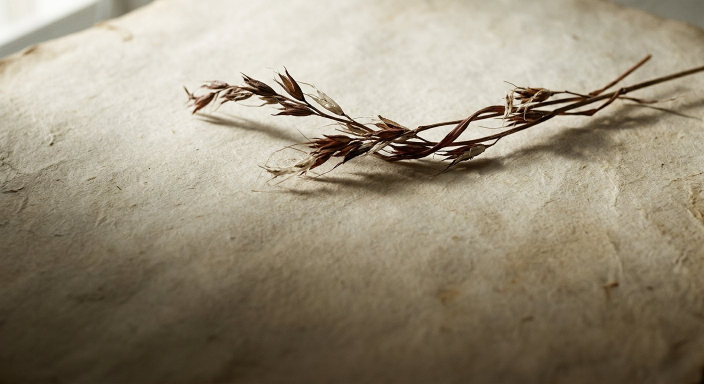
#> input picture sunday-school/instagram/bg/cover.jpg, 1408 x 768 px (shown at 1/2 size); its folder holds 4 pictures in this run; the run also reads 2 pictures not shown here
$ python build_carousel.py
#> lines starting #> are read from the running program, lines starting #| are printed output that depends on the picture
#!/usr/bin/env python3
"""
Build an Instagram carousel summarising the Sunday School lesson on Marriage.

Output: 1080 x 1350 (4:5 portrait) JPEGs, slide-01 .. slide-08, in ./slides/
"""

import os
import random
from PIL import Image, ImageDraw, ImageFont, ImageFilter, ImageEnhance

HERE = os.path.dirname(os.path.abspath(__file__))
BG = os.path.join(HERE, "bg")
OUT = os.path.join(HERE, "slides")
os.makedirs(OUT, exist_ok=True)

W, H = 1080, 1350
M = 96  # side margin

# ------------------------------------------------------------------ palette
CREAM = (247, 242, 233)
INK = (28, 26, 24)
MAROON = (122, 31, 43)
MUTED = (122, 112, 100)
GOLD = (190, 155, 92)
LIGHT = (250, 246, 239)

F = "/usr/local/lib/python3.11/dist-packages/matplotlib/mpl-data/fonts/ttf/"
SERIF = F + "STIXGeneral.ttf"
SERIF_B = F + "STIXGeneralBol.ttf"
SERIF_I = F + "STIXGeneralItalic.ttf"
SERIF_BI = F + "STIXGeneralBolIta.ttf"
SANS = F + "DejaVuSans.ttf"
SANS_B = F + "DejaVuSans-Bold.ttf"


def font(path, size):
    return ImageFont.truetype(path, size)


# ------------------------------------------------------------------ helpers
def paper(w=W, h=H, seed=0, base=CREAM):
    """Procedural warm paper texture — clean enough to hold body text."""
    rnd = random.Random(seed)
    img = Image.new("RGB", (w, h), base)
    # fine grain
    noise = Image.effect_noise((w, h), 26).convert("L")
    noise = noise.filter(ImageFilter.GaussianBlur(0.6))
    img = Image.composite(
        Image.new("RGB", (w, h), tuple(min(255, c + 7) for c in base)),
        img, noise.point(lambda v: 255 if v > 150 else 0))
    grain = Image.effect_noise((w, h), 8).convert("L").point(lambda v: 128 + (v - 128) // 5)
    img = Image.blend(img, Image.merge("RGB", (grain, grain, grain)), 0.05)
    # soft blotches for handmade feel
    blot = Image.new("L", (w, h), 0)
    bd = ImageDraw.Draw(blot)
    for _ in range(16):
        x, y = rnd.randint(0, w), rnd.randint(0, h)
        r = rnd.randint(180, 460)
        bd.ellipse([x - r, y - r, x + r, y + r], fill=rnd.randint(6, 18))
    blot = blot.filter(ImageFilter.GaussianBlur(120))
    img = Image.composite(Image.new("RGB", (w, h), (238, 230, 216)), img, blot)
    # vignette
    vig = Image.new("L", (w, h), 0)
    ImageDraw.Draw(vig).ellipse([-w * 0.34, -h * 0.26, w * 1.34, h * 1.26], fill=255)
    vig = vig.filter(ImageFilter.GaussianBlur(200))
    img = Image.composite(img, Image.new("RGB", (w, h), (226, 216, 200)), vig)
    return img


def photo(name, darken=0.0, blur=0.0, warm=1.0, sat=1.0):
    """Load a background photo, cover-crop to 1080x1350, and grade it."""
    im = Image.open(os.path.join(BG, name)).convert("RGB")
    sc = max(W / im.width, H / im.height)
    im = im.resize((round(im.width * sc), round(im.height * sc)), Image.LANCZOS)
    im = im.crop(((im.width - W) // 2, (im.height - H) // 2,
                  (im.width - W) // 2 + W, (im.height - H) // 2 + H))
    if blur:
        im = im.filter(ImageFilter.GaussianBlur(blur))
    if sat != 1.0:
        im = ImageEnhance.Color(im).enhance(sat)
    if warm != 1.0:
        r, g, b = im.split()
        r = r.point(lambda v: min(255, int(v * warm)))
        b = b.point(lambda v: int(v / warm))
        im = Image.merge("RGB", (r, g, b))
    if darken:
        im = Image.blend(im, Image.new("RGB", (W, H), (0, 0, 0)), darken)
    return im


def scrim(img, top=0.0, bottom=0.0, colour=(0, 0, 0), full=0.0):
    """Gradient scrim so text always has contrast."""
    ov = Image.new("L", (W, H), 0)
    px = ov.load()
    for y in range(H):
        t = y / H
        a = full * 255
        if top:
            a = max(a, top * 255 * max(0.0, 1 - t / 0.55) ** 1.4)
        if bottom:
            a = max(a, bottom * 255 * max(0.0, (t - 0.42) / 0.58) ** 1.3)
        v = int(a)
        for x in range(W):
            px[x, y] = v
    return Image.composite(Image.new("RGB", (W, H), colour), img, ov)


def wrap(draw, text, fnt, maxw):
    words, lines, cur = text.split(), [], ""
    for wd in words:
        t = (cur + " " + wd).strip()
        if draw.textlength(t, font=fnt) <= maxw or not cur:
            cur = t
        else:
            lines.append(cur)
            cur = wd
    if cur:
        lines.append(cur)
    return lines


def block(draw, x, y, text, fnt, fill, maxw, leading=1.34, align="left",
          shadow=None):
    """Draw wrapped text; returns the y after the block."""
    lines = text.split("\n") if "\n" in text else wrap(draw, text, fnt, maxw)
    lh = round(fnt.size * leading)
    for ln in lines:
        lw = draw.textlength(ln, font=fnt)
        cx = x + (maxw - lw) / 2 if align == "center" else x
        if shadow:
            draw.text((cx + shadow[0], y + shadow[1]), ln, font=fnt, fill=shadow[2])
        draw.text((cx, y), ln, font=fnt, fill=fill)
        y += lh
    return y


def tracked(draw, x, y, text, fnt, fill, track=7, align="left", maxw=None):
    """Letter-spaced label (small caps style kicker)."""
    total = sum(draw.textlength(c, font=fnt) + track for c in text) - track
    if align == "center" and maxw:
        x = x + (maxw - total) / 2
    for c in text:
        draw.text((x, y), c, font=fnt, fill=fill)
        x += draw.textlength(c, font=fnt) + track
    return total


def rule(draw, x, y, w, colour=GOLD, th=2):
    draw.rectangle([x, y, x + w, y + th - 1], fill=colour)


def badge(draw, n, total, colour=MUTED):
    """Small 'n / total' marker, bottom right."""
    f = font(SANS, 22)
    t = f"{n:02d} / {total:02d}"
    tw = draw.textlength(t, font=f)
    draw.text((W - M - tw, H - 74), t, font=f, fill=colour)


def brand(draw, colour=MUTED, text="SUNDAY SCHOOL"):
    tracked(draw, M, H - 72, text, font(SANS, 19), colour, track=5)


def save(img, n, name):
    p = os.path.join(OUT, f"slide-{n:02d}-{name}.jpg")
    img.save(p, "JPEG", quality=94, subsampling=0, optimize=True)
    print("  ", os.path.basename(p))


TOTAL = 8
CW = W - 2 * M  # content width

# ================================================================== slide 1
im = photo("cover.jpg", darken=0.30, warm=1.03, sat=0.88)
#> in photo, im is the input picture: PIL image 1408x768 RGB; mean R, G, B 151.7, 141.5, 121.8
#> in photo, `im = Image.blend(im, Image.new("RGB", (W, H), (0, 0, 0)), darken)`:
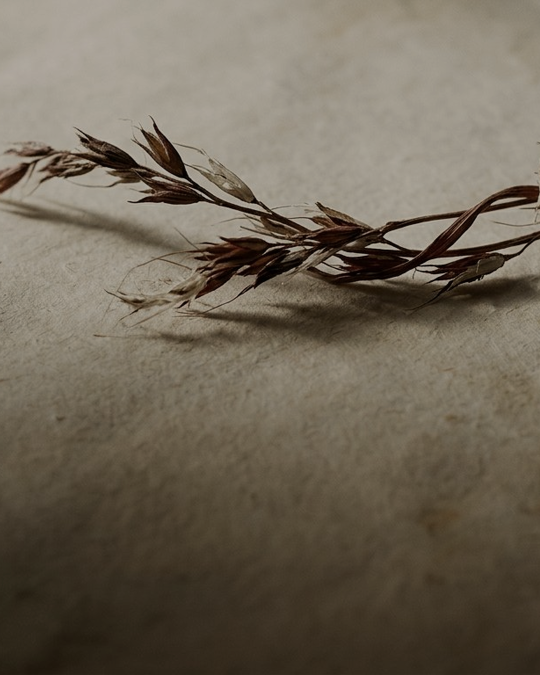
#> im: PIL image 1080x1350 RGB (shown at 1/2 size); mean R, G, B 111.3, 102, 87.1
im = scrim(im, full=0.30, top=0.52, bottom=0.86, colour=(30, 18, 14))
#> in scrim, `ov = Image.new("L", (W, H), 0)`: ov: PIL image 1080x1350 L; every value is 0
d = ImageDraw.Draw(im)
tracked(d, M, 250, "SUNDAY SCHOOL", font(SANS, 24), (226, 205, 178), track=11)
y = 318
f1 = font(SERIF_B, 150)
d.text((M, y), "Marriage", font=f1, fill=(252, 248, 242))
y += 190
rule(d, M, y, 130, GOLD, 3)
y += 52
block(d, M, y, "What God instituted\nin the beginning",
      font(SERIF_I, 54), (238, 224, 206), CW, leading=1.3)
y = H - 300
block(d, M, y, "Seven things Genesis says about the man,\nthe woman, and why she was brought to him.",
      font(SANS, 27), (214, 199, 182), CW, leading=1.5)
tracked(d, M, H - 150, "SWIPE", font(SANS, 21), GOLD, track=8)
d.text((M + 108, H - 152), "\u2192", font=font(SANS, 24), fill=GOLD)
save(im, 1, "cover")
#> in save, `img.save(p, "JPEG", quality=94, subsampling=0, optimize=True)`:
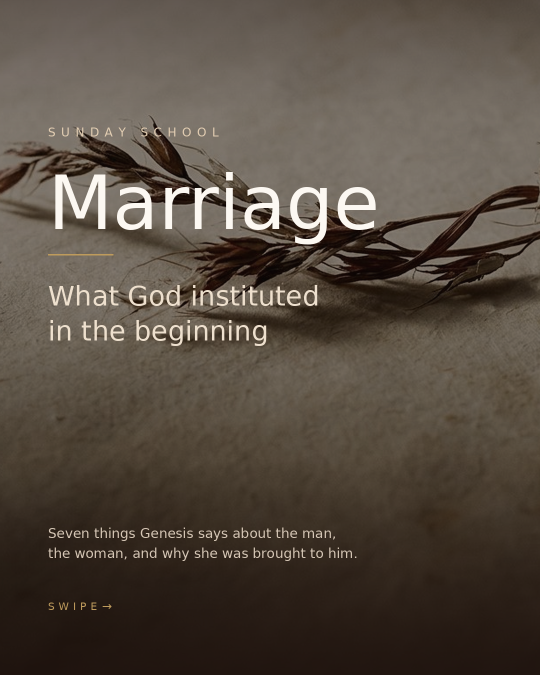
#> saved as slide-01-cover.jpg: PIL image 1080x1350 RGB (shown at 1/2 size); mean R, G, B 86.3, 75.9, 65.3

# ================================================================== slide 2
im = paper(seed=2)
#> in paper, `noise = Image.effect_noise((w, h), 26).convert("L")`:
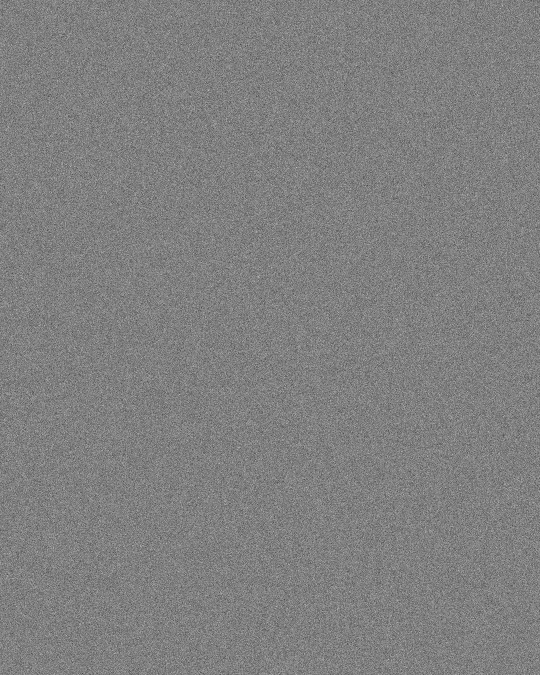
#> noise: PIL image 1080x1350 L (shown at 1/2 size); min 0, max 249, mean 127.5
#> in paper, `ImageDraw.Draw(vig).ellipse([-w * 0.34, -h * 0.26, w * 1.34, h * 1.26]..`: vig: PIL image 1080x1350 L; every value is 255
d = ImageDraw.Draw(im)
tracked(d, M, 132, "GENESIS 1:26-28", font(SANS, 21), MAROON, track=7)
rule(d, M, 178, 64, GOLD, 3)
y = 250
y = block(d, M, y, "She is not\nan afterthought", font(SERIF_B, 86), INK, CW, leading=1.16)
#> y = 450
y += 46
#> y = 496
y = block(d, M, y,
          "God did not plan the man and then improvise the "
          "woman. Scripture says it was male and female He "
          "set out to create.", font(SERIF, 40), (58, 54, 50), CW, leading=1.5)
#> y = 676
y += 30
#> y = 706
y = block(d, M, y,
          "He blessed them. He said to them: be fruitful, "
          "multiply, fill the earth and subdue it.",
          font(SERIF, 40), (58, 54, 50), CW, leading=1.5)
#> y = 886
y += 44
#> y = 930
rule(d, M, y, CW, (222, 210, 192), 1)
y += 36
#> y = 966
block(d, M, y, "Them. Them. Them.\nThe mandate was never given to one.",
      font(SERIF_BI, 38), MAROON, CW, leading=1.42)
brand(d); badge(d, 2, TOTAL)
save(im, 2, "not-an-afterthought")

# ================================================================== slide 3
im = paper(seed=3)
#> call 2 of paper, with w = 1080, h = 1350, seed = 3, base = (247, 242, 233)
#> in paper (call 2), `blot = blot.filter(ImageFilter.GaussianBlur(120))`:
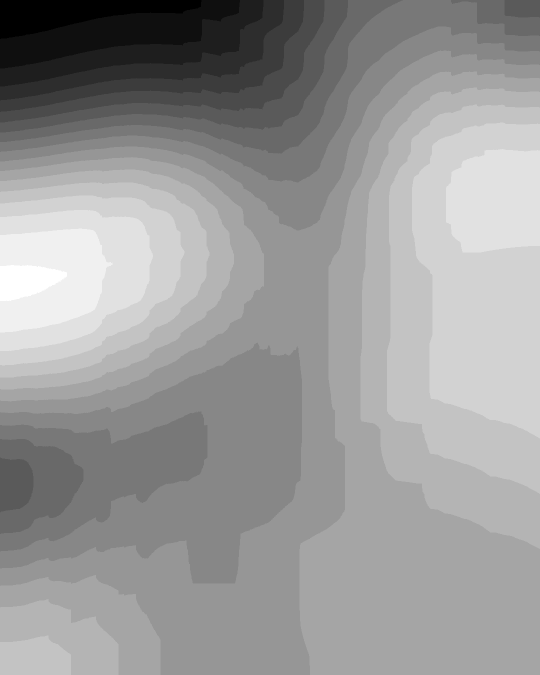
#> blot: PIL image 1080x1350 L (shown at 1/2 size); min 0, max 17, mean 10.2; drawn with min black and max white
d = ImageDraw.Draw(im)
tracked(d, M, 132, "GENESIS 2:18", font(SANS, 21), MAROON, track=7)
rule(d, M, 178, 64, GOLD, 3)
y = 250
y = block(d, M, y, "\u201cIt is not good\u201d\ndoes not mean\n\u201cevil\u201d", font(SERIF_B, 82), INK, CW, leading=1.16)
#> y = 535
y += 44
#> y = 579
y = block(d, M, y,
          "Sin had not yet entered the world. Six times God "
          "had already said: it is good.",
          font(SERIF, 39), (58, 54, 50), CW, leading=1.5)
#> y = 695
y += 28
#> y = 723
y = block(d, M, y,
          "So when He says it is not good for the man to be "
          "alone, He is not calling him evil. He is saying "
          "the man alone is incomplete \u2014 unable, by himself, "
          "to carry the purpose he was given.",
          font(SERIF, 39), (58, 54, 50), CW, leading=1.5)
#> y = 1013
brand(d); badge(d, 3, TOTAL)
save(im, 3, "not-good")

# ================================================================== slide 4
im = paper(seed=4)
#> call 3 of paper, with w = 1080, h = 1350, seed = 4, base = (247, 242, 233)
#> in paper (call 3), `blot = blot.filter(ImageFilter.GaussianBlur(120))`:
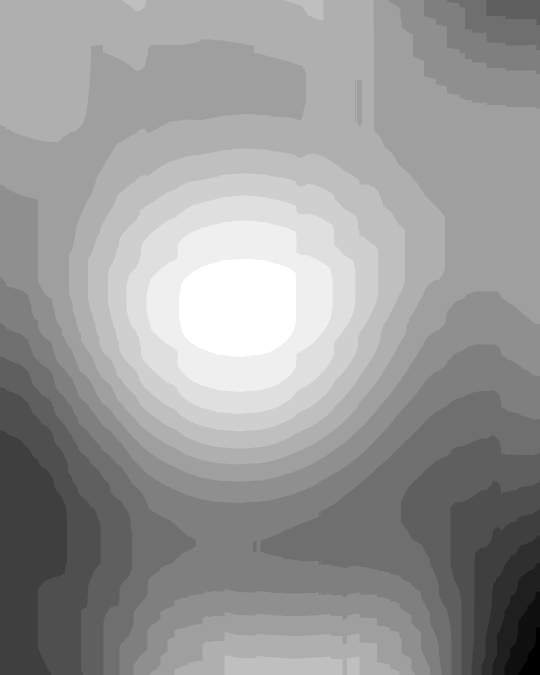
#> blot: PIL image 1080x1350 L (shown at 1/2 size); min 2, max 18, mean 11.6; drawn with min black and max white
d = ImageDraw.Draw(im)
tracked(d, M, 132, "ALONE \u2260 LONELY", font(SANS, 21), MAROON, track=7)
rule(d, M, 178, 64, GOLD, 3)
y = 244
y = block(d, M, y, "Adam was\nalone. He was\nnot lonely.", font(SERIF_B, 84), INK, CW, leading=1.16)
#> y = 535
y += 46
#> y = 581
y = block(d, M, y,
          "He had the presence of God and every living "
          "creature. He knew no deficiency, no ache, no "
          "unmet need.",
          font(SERIF, 39), (58, 54, 50), CW, leading=1.5)
#> y = 755
y += 30
#> y = 785
y = block(d, M, y,
          "God does not hand you a counterpart because you "
          "feel lonely. He does it when you have been formed, "
          "placed, and are walking in His command.",
          font(SERIF, 39), (58, 54, 50), CW, leading=1.5)
#> y = 1017
y += 42
#> y = 1059
rule(d, M, y, CW, (222, 210, 192), 1)
y += 34
#> y = 1093
block(d, M, y, "Other people pairing up is not your signal.",
      font(SERIF_BI, 37), MAROON, CW, leading=1.4)
brand(d); badge(d, 4, TOTAL)
save(im, 4, "alone-not-lonely")

# ================================================================== slide 5
im = paper(seed=5)
#> call 4 of paper, with w = 1080, h = 1350, seed = 5, base = (247, 242, 233)
#> in paper (call 4), `blot = blot.filter(ImageFilter.GaussianBlur(120))`:
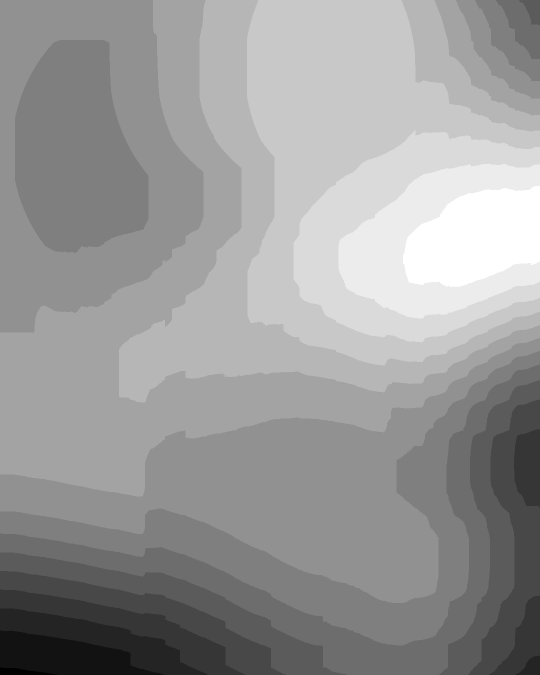
#> blot: PIL image 1080x1350 L (shown at 1/2 size); min 0, max 14, mean 8.43; drawn with min black and max white
d = ImageDraw.Draw(im)
tracked(d, M, 132, "GENESIS 2:19-20", font(SANS, 21), MAROON, track=7)
rule(d, M, 178, 64, GOLD, 3)
y = 250
y = block(d, M, y, "God created\nthe desire", font(SERIF_B, 88), INK, CW, leading=1.16)
#> y = 454
y += 46
#> y = 500
y = block(d, M, y,
          "Naming the animals was an act of authority and "
          "intellect \u2014 Adam defining the nature of every "
          "creature.",
          font(SERIF, 39), (58, 54, 50), CW, leading=1.5)
#> y = 674
y += 28
#> y = 702
y = block(d, M, y,
          "Creature after creature, he saw the pairs and "
          "concluded: not of my kind. That is where the "
          "longing was born.",
          font(SERIF, 39), (58, 54, 50), CW, leading=1.5)
#> y = 876
y += 28
#> y = 904
y = block(d, M, y,
          "The delay was not failure. It taught him his own "
          "limit \u2014 so that when she came, he received her "
          "with gratitude, not entitlement.",
          font(SERIF, 39), (58, 54, 50), CW, leading=1.5)
#> y = 1078
brand(d); badge(d, 5, TOTAL)
save(im, 5, "the-desire")
#> in save (call 5), `img.save(p, "JPEG", quality=94, subsampling=0, optimize=True)`:
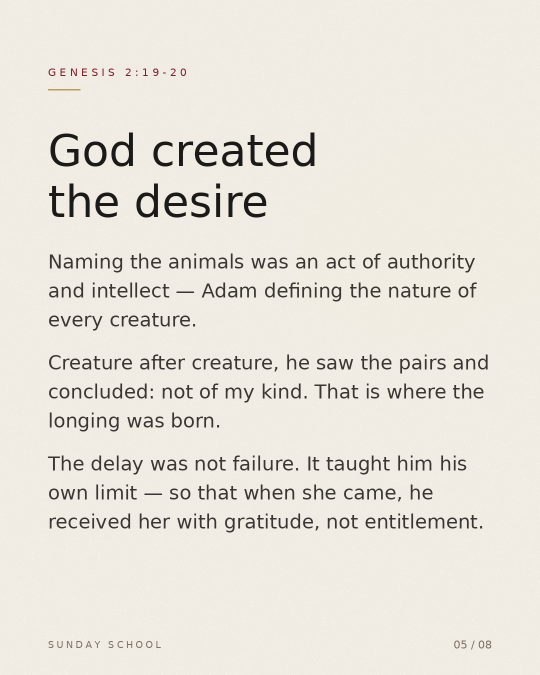
#> saved as slide-05-the-desire.jpg: PIL image 1080x1350 RGB (shown at 1/2 size); mean R, G, B 232.2, 227.5, 218.7

# ================================================================== slide 6
im = photo("rib.jpg", darken=0.32, warm=1.02, sat=0.9)
im = scrim(im, full=0.18, top=0.42, colour=(14, 10, 12))
d = ImageDraw.Draw(im)
tracked(d, M, 138, "GENESIS 2:18  \u00b7  PSALM 121:1-2", font(SANS, 21), (206, 170, 120), track=6)
rule(d, M, 184, 64, GOLD, 3)
y = 252
y = block(d, M, y, "\u201cHelper\u201d is not\n\u201csubordinate\u201d",
          font(SERIF_B, 80), (250, 246, 240), CW, leading=1.18)
#> y = 440
y += 50
#> y = 490
f = font(SERIF_BI, 92)
d.text((M, y), "ezer", font=f, fill=GOLD)
y += 132
#> y = 622
y = block(d, M, y,
          "The same Hebrew word Scripture uses for the woman, "
          "it uses for God Himself: \u201cMy help comes from the "
          "LORD.\u201d",
          font(SERIF, 38), (226, 214, 200), CW, leading=1.52)
#> y = 796
y += 26
#> y = 822
block(d, M, y,
      "Indispensable, life-saving strength. A sustainer. "
      "Not a lesser rank \u2014 a comparable counterpart.",
      font(SERIF, 38), (226, 214, 200), CW, leading=1.52)
brand(d, (170, 155, 138)); badge(d, 6, TOTAL, (170, 155, 138))
save(im, 6, "ezer")

# ================================================================== slide 7
im = paper(seed=7, base=(243, 236, 226))
d = ImageDraw.Draw(im)
tracked(d, M, 132, "GENESIS 2:21-22", font(SANS, 21), MAROON, track=7)
rule(d, M, 178, 64, GOLD, 3)
y = 244
y = block(d, M, y, "She was brought\nto him", font(SERIF_B, 84), INK, CW, leading=1.16)
#> y = 438
y += 40
#> y = 478
y = block(d, M, y,
          "Adam never went searching. God brought her \u2014 so no "
          "man could claim a hand in her making.",
          font(SERIF, 37), (58, 54, 50), CW, leading=1.48)
#> y = 588
y += 46
#> y = 634
# quote panel
qx, qy = M + 8, y
#> qx = 104; qy = 634
qf = font(SERIF_I, 40)
qlines = ["Not from his head, to rule over him,",
          "nor from his foot, to be trampled on,",
          "but out of his side, to be his equal;",
          "under his arm, to be protected;",
          "near his heart, to be loved."]
qh = round(qf.size * 1.52) * len(qlines)
d.rectangle([qx, qy, qx + 4, qy + qh - 12], fill=MAROON)
ty = qy
#> ty = 634
for ln in qlines:
    d.text((qx + 34, ty), ln, font=qf, fill=MAROON)
    ty += round(qf.size * 1.52)
#> this loop made 5 passes
#> ty on passes 1 to 5: 695, 756, 817, 878, 939
#> after the loop, ty = 939
y = qy + qh + 34
#> y = 973
block(d, M, y, "She is your strength. Love her like it.",
      font(SERIF_B, 39), INK, CW, leading=1.4)
brand(d); badge(d, 7, TOTAL)
save(im, 7, "the-rib")

# ================================================================== slide 8
im = photo("closing.jpg", darken=0.30, warm=1.02, sat=0.95)
im = scrim(im, top=0.34, bottom=0.72, colour=(34, 22, 14))
d = ImageDraw.Draw(im)
tracked(d, M, 150, "GENESIS 2:23-24", font(SANS, 21), (216, 184, 136), track=7)
rule(d, M, 196, 64, GOLD, 3)
y = 268
y = block(d, M, y, "\u201cThis is now\nbone of my\nbones\u201d",
          font(SERIF_B, 82), (252, 249, 244), CW, leading=1.18)
#> y = 559
y += 48
#> y = 607
y = block(d, M, y,
          "The man was formed, placed, and given a task \u2014 then "
          "given her. Gratitude made him prophesy: this is "
          "co-man, a co-labourer in God\u2019s purpose.",
          font(SERIF, 38), (232, 220, 206), CW, leading=1.5)
#> y = 835
y = H - 392
rule(d, M, y, CW, (150, 120, 90), 1)
y += 44
block(d, M, y, "Marriage is not defined by what\nthe world says, but by what\nScripture has said.",
      font(SERIF_BI, 44), (250, 240, 226), CW, leading=1.34)
tracked(d, M, H - 92, "SAVE  \u00b7  SHARE  \u00b7  FULL NOTES IN BIO",
        font(SANS, 20), (208, 178, 132), track=5)
save(im, 8, "closing")

print("\nDone \u2014 8 slides in", OUT)
